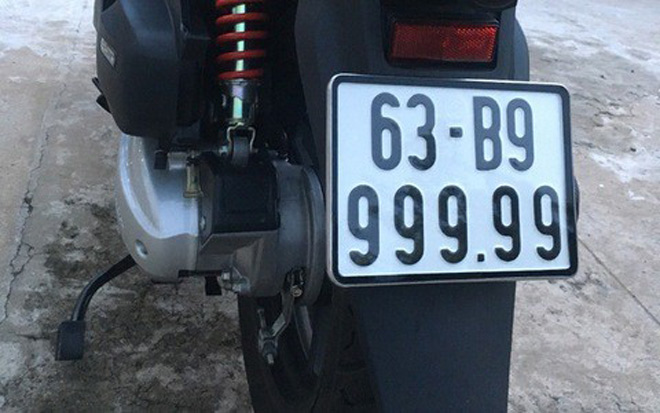
#> input picture S-group/Python/Exercise/exercise6/image/2.jpg, 660 x 413 px
$ python main1.py
#> lines starting #> are read from the running program, lines starting #| are printed output that depends on the picture; after the words box and inside, x2 and y2 are one past the last pixel; in counts of white or black regions, pixels touching at a corner belong together
import numpy as np
import cv2
import pytesseract
import matplotlib.pyplot as plt
from PIL import Image

img = cv2.imread('./image/2.jpg')
#> img is the input picture: shape (413, 660, 3); mean B, G, R 115.8, 105.3, 96.8
gray = cv2.cvtColor(img, cv2.COLOR_BGR2GRAY)
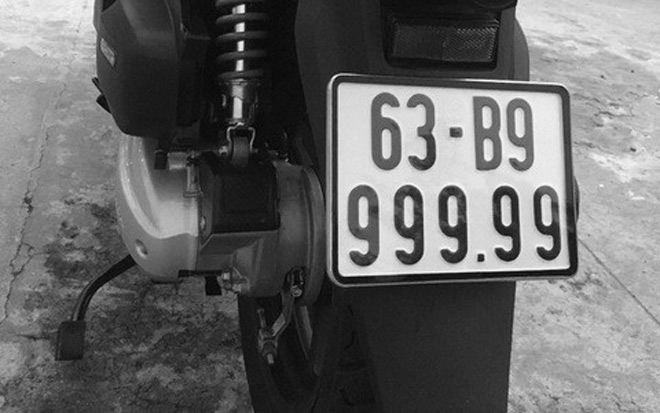
#> gray: shape (413, 660); min 0, max 252, mean 104
thresh = cv2.adaptiveThreshold(gray, 255, cv2.ADAPTIVE_THRESH_GAUSSIAN_C, cv2.THRESH_BINARY, 199, 1)
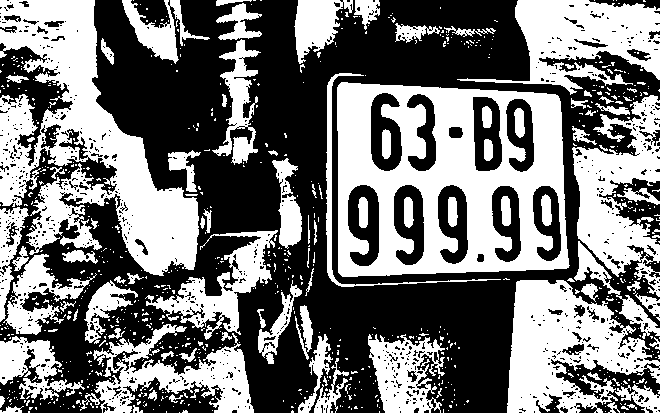
#> thresh: shape (413, 660); 46.2% white; 798 white regions (700 under 20 px)

contours, hierarchy = cv2.findContours(thresh,1,2)
#> contours = 1848 contours, 1662 with area under 20; largest, box (x1, y1, x2, y2) and area: (337, 82, 570, 277) 41468, (0, 0, 199, 276) 24299, (507, 280, 660, 413) 11930, (457, 0, 660, 95) 9040, (572, 95, 660, 297) 8565
largest_rectangle = [0,0]
for cnt in contours:
    approx = cv2.approxPolyDP(cnt, 0.01*cv2.arcLength(cnt, True), True)
    if len(approx) == 4:
        area = cv2.contourArea(cnt)
        if area > largest_rectangle[0]:
            largest_rectangle = [cv2.contourArea(cnt), cnt, approx]
#> this loop made 1848 passes
#> approx on passes 1, 2, 4: [[624, 412]], [[179, 412]], [[605, 411]]
#> after the loop, largest_rectangle = 3 items, first 3: 41468, contour of 93 points, box (x1, y1, x2, y2) (337, 82, 570, 277), area 41468, [[338, 85], [342, 276], [568, 267], [557, 95]]

x,y,w,h = cv2.boundingRect(largest_rectangle[1])
#> x = 337; y = 82; w = 233; h = 195
image = img[y:y+h, x:x+w]
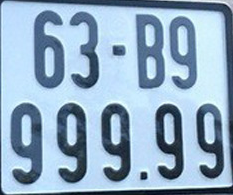
#> image: shape (195, 233, 3); mean B, G, R 195.3, 171.8, 144.6

# cv2.imshow('origin', thresh)
# cv2.imshow('odsdf', img)
# cv2.imshow('bien so xe', image)
pytesseract.pytesseract.tesseract_cmd = '   '
gray = cv2.cvtColor(image, cv2.COLOR_BGR2GRAY)
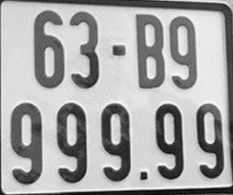
#> gray: shape (195, 233); min 5, max 251, mean 166.3
blur = cv2.GaussianBlur(gray, (5,5), 0)
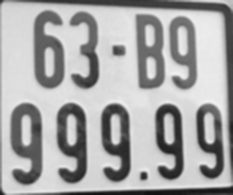
#> blur: shape (195, 233); min 17, max 240, mean 166.5
thresh = cv2.threshold(blur, 0, 255, cv2.THRESH_BINARY_INV + cv2.THRESH_OTSU)[1]
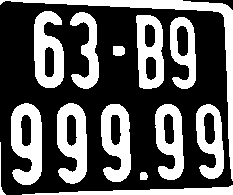
#> thresh: shape (195, 233); 35.7% white; 14 white regions, largest, box (x1, y1, x2, y2) and area: (0, 0, 233, 181) 2427, (11, 103, 42, 185) 1729, (57, 103, 87, 184) 1631

kernel = cv2.getStructuringElement(cv2.MORPH_RECT, (3,3))
opening = cv2.morphologyEx(thresh, cv2.MORPH_OPEN, kernel, iterations=1)
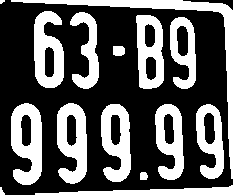
#> opening: shape (195, 233); 35.6% white; 15 white regions (1 under 20 px)
# [4 lines of commented-out code are left out]
contours, hierarchy = cv2.findContours(thresh,1,2)
#> contours = 23 contours, 1 with area under 20; largest, box (x1, y1, x2, y2) and area: (0, 0, 233, 181) 2029, (11, 103, 42, 185) 1891, (57, 103, 87, 184) 1782, (136, 15, 164, 89) 1704, (34, 11, 64, 88) 1690
#> (the run stopped early here; a loop or call above may not have finished)
